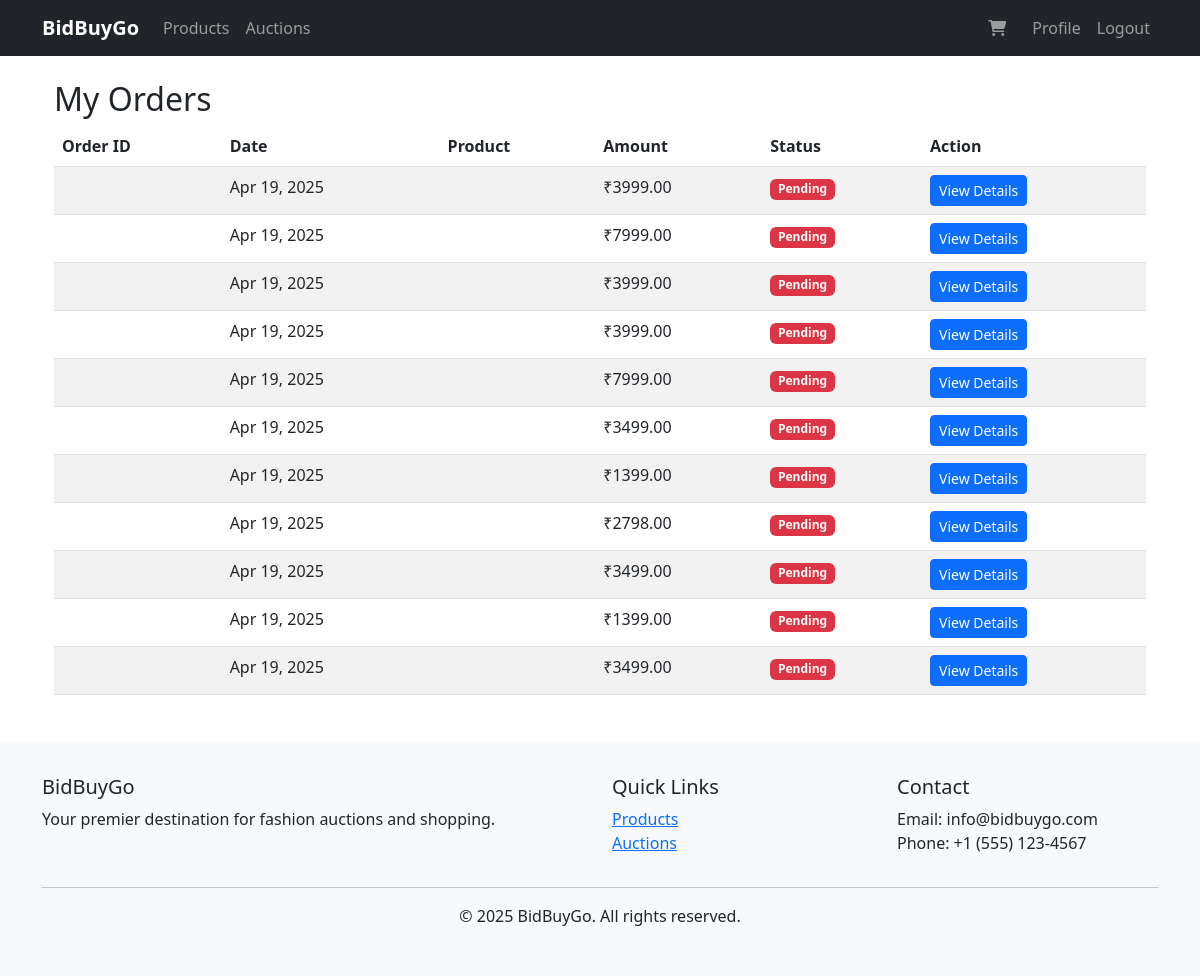
/orders/ (signed in), run on an earlier commit of the app's database.
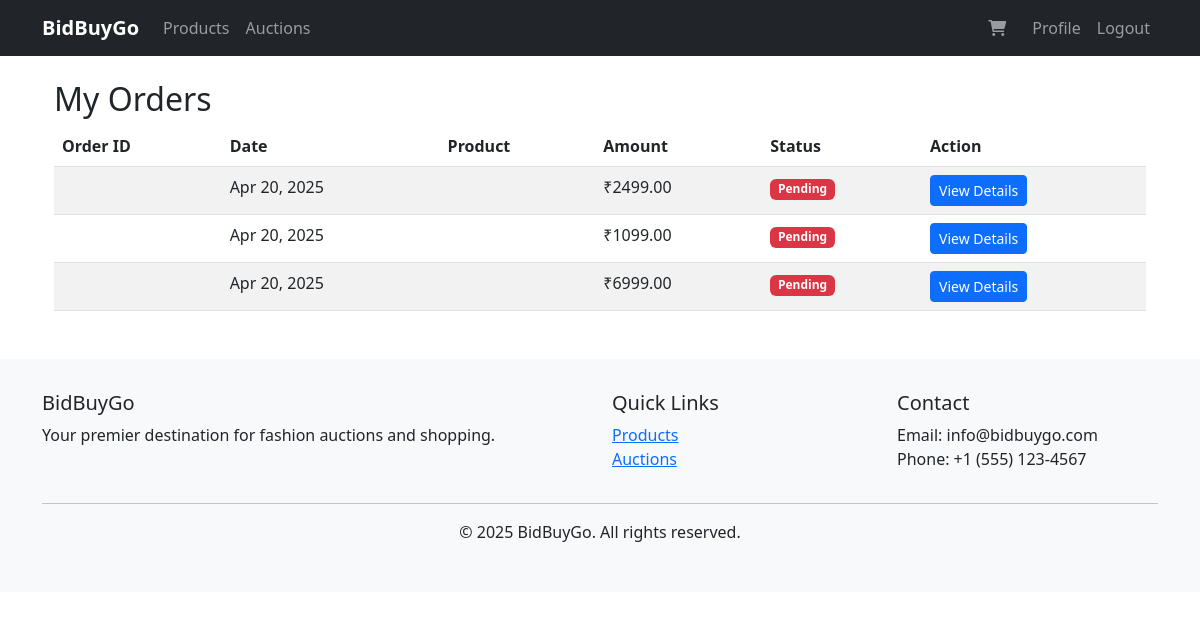
And on a later commit of the database.
### bidbuygo/models.py (models this page shows, shortened)
class Order(models.Model):
    STATUS_CHOICES = [
        ('PENDING', 'Pending'),
        ('PAID', 'Paid'),
        ('SHIPPED', 'Shipped'),
        ('DELIVERED', 'Delivered'),
        ('CANCELLED', 'Cancelled'),
    ]
    order_id = models.CharField(max_length=50, unique=True, null=True, blank=True)
    user = models.ForeignKey(User, on_delete=models.CASCADE)
    amount = models.DecimalField(max_digits=10, decimal_places=2)
    status = models.CharField(max_length=20, choices=STATUS_CHOICES, default='PENDING')
    payment_method = models.CharField(max_length=20, default='COD')
    created_at = models.DateTimeField(auto_now_add=True)
    updated_at = models.DateTimeField(auto_now=True)
    full_name = models.CharField(max_length=100)
    phone_number = models.CharField(max_length=15)
    address_line1 = models.CharField(max_length=100)
    address_line2 = models.CharField(max_length=100, blank=True, null=True)
    city = models.CharField(max_length=50)
    state = models.CharField(max_length=50)
    postal_code = models.CharField(max_length=10)
    country = models.CharField(max_length=50, default='India')
    class Meta:
        ordering = ['-created_at']
        db_table = 'bidbuygo_order'

### bidbuygo/views.py (the view)
# urls.py: path('orders/', views.order_list, name='order_list'),
@login_required
def order_list(request):
    orders = Order.objects.filter(user=request.user).order_by('-created_at')
    context = {
        'orders': orders,
    }
    return render(request, 'bidbuygo/order_list.html', context)

### bidbuygo/context_processors.py (called while the page is built)
def cart_count(request):
    if request.user.is_authenticated:
        try:
            cart = Cart.objects.get(user=request.user)
            cart_count = CartItem.objects.filter(cart=cart).count()
        except Cart.DoesNotExist:
            cart_count = 0
    else:
        cart_count = 0
    return {'cart_count': cart_count}

### bidbuygo/templates/bidbuygo/order_list.html (shortened to what this page needs)
{% extends 'bidbuygo/base.html' %}
{% load static %}
{% block content %}
<div class="container mt-4">
    <h2>My Orders</h2>
    {% if orders %}
    <div class="table-responsive">
        <table class="table table-striped">
            <thead>
                <tr>
                    <th>Order ID</th>
                    <th>Date</th>
                    <th>Product</th>
                    <th>Amount</th>
                    <th>Status</th>
                    <th>Action</th>
                </tr>
            </thead>
            <tbody>
                {% for order in orders %}
                <tr>
                    <td>{{ order.razorpay_order_id }}</td>
                    <td>{{ order.created_at|date:"M d, Y" }}</td>
                    <td>{{ order.product.name }}</td>
                    <td>₹{{ order.amount }}</td>
                    <td>
                        <span class="badge {% if order.status == 'completed' %}bg-success{% elif order.status == 'pending' %}bg-warning{% else %}bg-danger{% endif %}">
                            {{ order.status|title }}
                        </span>
                    </td>
                    <td>
                        <a href="{% url 'bidbuygo:order_detail' order.id %}" class="btn btn-sm btn-primary">View Details</a>
                    </td>
                </tr>
                {% endfor %}
            </tbody>
        </table>
    </div>
    {% else %}
    <div class="alert alert-info">
        You haven't placed any orders yet.
    </div>
    {% endif %}
</div>
{% endblock %}

What changed in the data, as far as the page shows it:
removed Order: created_at "Apr 19, 2025", amount "3999.00", status "Pending"
removed Order: created_at "Apr 19, 2025", amount "7999.00", status "Pending"
removed Order: created_at "Apr 19, 2025", amount "3999.00", status "Pending"
removed Order: created_at "Apr 19, 2025", amount "3999.00", status "Pending"
removed Order: created_at "Apr 19, 2025", amount "7999.00", status "Pending"
removed Order: created_at "Apr 19, 2025", amount "3499.00", status "Pending"
removed Order: created_at "Apr 19, 2025", amount "1399.00", status "Pending"
removed Order: created_at "Apr 19, 2025", amount "2798.00", status "Pending"
changed Order (number 1 of 3 on the later page): created_at "Apr 19, 2025" → "Apr 20, 2025"; amount "3499.00" → "2499.00"
changed Order (number 2 of 3 on the later page): created_at "Apr 19, 2025" → "Apr 20, 2025"; amount "1399.00" → "1099.00"
changed Order (number 3 of 3 on the later page): created_at "Apr 19, 2025" → "Apr 20, 2025"; amount "3499.00" → "6999.00"
